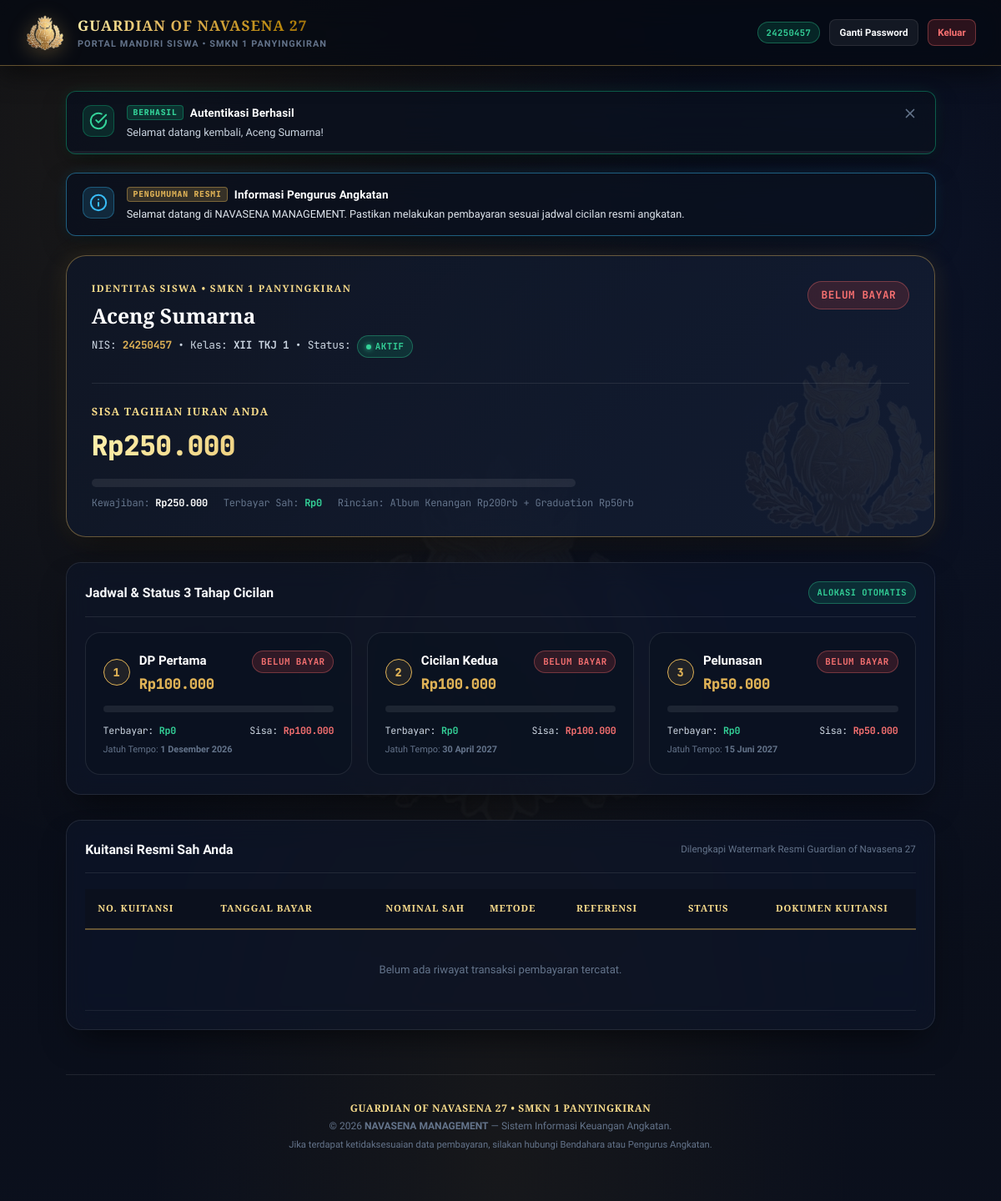
The app's page /portal (signed in) with its own data.
### tables this page shows
CREATE TABLE IF NOT EXISTS `students` (
    `id` INT AUTO_INCREMENT PRIMARY KEY,
    `student_number` VARCHAR(30) NOT NULL UNIQUE,
    `full_name` VARCHAR(100) NOT NULL,
    `class_name` VARCHAR(50) NOT NULL,
    `gender` ENUM('L', 'P') NULL,
    `phone` VARCHAR(25) NULL,
    `email` VARCHAR(100) NULL,
    `status` ENUM('aktif', 'nonaktif') NOT NULL DEFAULT 'aktif',
    `notes` TEXT NULL,
    `created_at` TIMESTAMP DEFAULT CURRENT_TIMESTAMP,
    `updated_at` TIMESTAMP DEFAULT CURRENT_TIMESTAMP ON UPDATE CURRENT_TIMESTAMP,
    INDEX `idx_student_status` (`status`),
    INDEX `idx_student_class` (`class_name`),
    INDEX `idx_student_name` (`full_name`)
);

CREATE TABLE IF NOT EXISTS `settings` (
    `id` INT AUTO_INCREMENT PRIMARY KEY,
    `setting_key` VARCHAR(50) NOT NULL UNIQUE,
    `setting_value` TEXT NOT NULL,
    `description` VARCHAR(255) NULL,
    `created_at` TIMESTAMP DEFAULT CURRENT_TIMESTAMP,
    `updated_at` TIMESTAMP DEFAULT CURRENT_TIMESTAMP ON UPDATE CURRENT_TIMESTAMP
);

CREATE TABLE IF NOT EXISTS `installments` (
    `id` INT AUTO_INCREMENT PRIMARY KEY,
    `stage_number` INT NOT NULL UNIQUE,
    `stage_name` VARCHAR(100) NOT NULL,
    `target_amount` DECIMAL(12,2) NOT NULL,
    `due_date` DATE NULL,
    `description` VARCHAR(255) NULL,
    `is_active` TINYINT(1) NOT NULL DEFAULT 1,
    `created_at` TIMESTAMP DEFAULT CURRENT_TIMESTAMP,
    `updated_at` TIMESTAMP DEFAULT CURRENT_TIMESTAMP ON UPDATE CURRENT_TIMESTAMP
);

### views/portal/index.php (the view, shortened to what the rows shown need)
<?php if (!empty($announcement)): ?>
    <div class="alert alert-info" style="margin-bottom: 1.5rem;">
        <div class="alert-icon-wrapper">
            <svg class="alert-icon" width="22" height="22" viewBox="0 0 24 24" fill="none" stroke="currentColor" stroke-width="2.2" stroke-linecap="round" stroke-linejoin="round">
                <circle cx="12" cy="12" r="10"></circle>
                <line x1="12" y1="16" x2="12" y2="12"></line>
                <line x1="12" y1="8" x2="12.01" y2="8"></line>
            </svg>
        </div>
        <div class="alert-content">
            <div class="alert-header">
                <span class="alert-badge" style="background: rgba(223, 178, 86, 0.2); color: var(--gold-solid); border: 1px solid var(--glass-border-gold);">PENGUMUMAN RESMI</span>
                <strong class="alert-title">Informasi Pengurus Angkatan</strong>
            </div>
            <div class="alert-message" style="color: #E2E8F0;"><?= nl2br(View::e($announcement)) ?></div>
        </div>
    </div>
<?php endif; ?>
<div class="portal-hero-card">
    <div style="display: flex; flex-wrap: wrap; justify-content: space-between; align-items: flex-start; gap: 1rem; position:relative; z-index:2;">
        <div>
            <div style="font-family: var(--font-display); font-size: 0.775rem; font-weight: 700; text-transform: uppercase; color: var(--gold-text); letter-spacing: 0.12em;">
                Identitas Siswa &bull; SMKN 1 Panyingkiran
            </div>
            <h1 style="font-family: var(--font-display); font-size: 1.65rem; font-weight: 800; color: #FFF; margin: 0.25rem 0;">
                <?= View::e($student['full_name']) ?>
            </h1>
            <div class="tabular-nums" style="font-size: 0.85rem; color: var(--text-secondary); margin-top: 0.2rem;">
                NIS: <strong style="color:var(--gold-solid);"><?= View::e($student['student_number']) ?></strong> &bull; Kelas: <strong><?= View::e($student['class_name']) ?></strong> &bull; Status: <?= View::statusBadge($student['status']) ?>
            </div>
        </div>
    </div>
</div>
<div class="card" style="margin-bottom: 2rem;">
    <div class="card-header">
        <h2 class="card-title">Jadwal &amp; Status 3 Tahap Cicilan</h2>
    </div>
    <div style="display: grid; grid-template-columns: repeat(auto-fit, minmax(300px, 1fr)); gap: 1.25rem;">
        <?php foreach ($stages as $idx => $stg): ?>
            <?php
                $isLunas = ((float)$stg['remaining_amount'] <= 0 && (float)$stg['paid_amount'] >= (float)$stg['target_amount']);
                $isSebagian = ((float)$stg['paid_amount'] > 0 && !$isLunas);
            ?>
            <div class="stage-card" style="border-color: <?= $isLunas ? 'var(--verified-border)' : ($isSebagian ? 'var(--pending-border)' : 'var(--glass-border)') ?>;">
                <div style="display: flex; justify-content: space-between; align-items: flex-start; margin-bottom: 0.5rem;">
                    <div style="display: flex; align-items: center; gap: 0.75rem;">
                        <div class="stage-badge-number"><?= (int)$stg['stage_number'] ?></div>
                        <div>
                            <div style="font-weight: 700; color: #FFF; font-size: 1rem;"><?= View::e($stg['stage_name']) ?></div>
                            <div class="tabular-nums" style="font-weight: 800; font-size: 1.15rem; color: var(--gold-solid); margin-top: 2px;">
                                <?= View::formatRupiah($stg['target_amount']) ?>
                            </div>
                        </div>
                    </div>
                    <div>
                        <?php if ($isLunas): ?>
                            <span class="status-pill status-verified">LUNAS SAH</span>
                        <?php elseif ($isSebagian): ?>
                            <span class="status-pill status-pending">BELUM LUNAS</span>
                        <?php else: ?>
                            <span class="status-pill status-void">BELUM BAYAR</span>
                        <?php endif; ?>
                    </div>
                </div>
                <div class="progress-container" style="height: 8px; margin: 0.85rem 0;">
                </div>
                <div class="tabular-nums" style="display: flex; justify-content: space-between; font-size: 0.775rem; color: var(--text-secondary);">
                    <span>Terbayar: <strong style="color:var(--verified-fg);"><?= View::formatRupiah($stg['paid_amount']) ?></strong></span>
                    <span>Sisa: <strong style="color:var(--void-fg);"><?= View::formatRupiah($stg['remaining_amount']) ?></strong></span>
                </div>
                <div style="font-size: 0.725rem; color: var(--text-muted); margin-top: 0.35rem;">
                    Jatuh Tempo: <strong><?= View::formatDate($stg['due_date']) ?></strong>
                </div>
            </div>
        <?php endforeach; ?>
    </div>
</div>
<div class="card">
    <div class="card-header">
        <h2 class="card-title">Kuitansi Resmi Sah Anda</h2>
    </div>
    <div class="table-responsive">
        <table class="data-table">
            <thead>
                <tr>
                    <th>No. Kuitansi</th>
                    <th>Tanggal Bayar</th>
                    <th class="text-right">Nominal Sah</th>
                    <th>Metode</th>
                    <th>Referensi</th>
                    <th class="text-center">Status</th>
                    <th class="text-center">Dokumen Kuitansi</th>
                </tr>
            </thead>
        </table>
    </div>
</div>

### app/Helpers/View.php (shortened to what the rows shown need)
<?php
class View
{
    public static function render(string $viewPath, array $data = [], string $layout = 'main'): void
    {
        $config = require dirname(__DIR__, 2) . '/config/config.php';
        extract($data);
        $viewsBase = dirname(__DIR__, 2) . '/views/';
        $viewFile = $viewsBase . ltrim($viewPath, '/') . '.php';
        require $viewFile;
        $content = ob_get_clean();
        $layoutHeader = $viewsBase . 'layouts/' . ($layout === 'student' ? 'student_header.php' : 'header.php');
        $layoutFooter = $viewsBase . 'layouts/' . ($layout === 'student' ? 'student_footer.php' : 'footer.php');
        if (file_exists($layoutHeader)) {
            require $layoutHeader;
        }
        echo $content;
        if (file_exists($layoutFooter)) {
            require $layoutFooter;
        }
    }
    public static function url(string $path = ''): string
    {
        $config = require dirname(__DIR__, 2) . '/config/config.php';
        $baseUrl = rtrim($config['base_url'], '/');
        $cleanPath = '/' . ltrim($path, '/');
        return $baseUrl . $cleanPath;
    }
    public static function e(?string $string): string
    {
        return htmlspecialchars((string)$string, ENT_QUOTES, 'UTF-8');
    }
    public static function formatRupiah(float|int|string|null $amount): string
    {
        $val = (float)($amount ?? 0);
        return 'Rp' . number_format($val, 0, ',', '.');
    }
    public static function formatDate(?string $date, bool $withTime = false): string
    {
        $timestamp = strtotime($date);
        $months = [
            1 => 'Januari', 'Februari', 'Maret', 'April', 'Mei', 'Juni',
            'Juli', 'Agustus', 'September', 'Oktober', 'November', 'Desember'
        ];
        $day = date('j', $timestamp);
        $month = (int)date('n', $timestamp);
        $year = date('Y', $timestamp);
        $result = $day . ' ' . ($months[$month] ?? '') . ' ' . $year;
        return $result;
    }
    public static function statusBadge(string $status): string
    {
        $status = strtolower($status);
        return match ($status) {
            'terverifikasi', 'lunas', 'aktif' =>
                '<span class="badge badge-success"><span class="badge-dot"></span>' . ucfirst($status) . '</span>',
            'menunggu_verifikasi', 'sebagian' =>
                '<span class="badge badge-warning"><span class="badge-dot"></span>' . ($status === 'menunggu_verifikasi' ? 'Menunggu' : 'Sebagian') . '</span>',
            'ditolak', 'belum_bayar', 'nonaktif' =>
                '<span class="badge badge-danger"><span class="badge-dot"></span>' . ($status === 'belum_bayar' ? 'Belum Bayar' : ucfirst($status)) . '</span>',
            'dibatalkan' =>
                '<span class="badge badge-secondary"><span class="badge-dot"></span>Dibatalkan</span>',
            default =>
                '<span class="badge badge-neutral">' . htmlspecialchars(ucfirst($status)) . '</span>'
        };
    }
}

### views/layouts/student_header.php (shortened to what the rows shown need)
<?php
$user = Auth::user();
?>
<!DOCTYPE html>
<html lang="id">
<head>
    <link rel="stylesheet" href="<?= View::url('/assets/css/main.css') ?>">
    <link rel="stylesheet" href="<?= View::url('/assets/css/print.css') ?>" media="print">
</head>
<body>
<header class="portal-header-bar">
    <div class="portal-brand-block">
        <img src="<?= View::url('/assets/img/logo.png') ?>" alt="Owl Crest" class="portal-crest-img">
        <div>
            <div style="font-family: var(--font-display); font-size: 1.15rem; font-weight: 800; background: var(--gold-gradient); -webkit-background-clip: text; -webkit-text-fill-color: transparent; letter-spacing: 0.06em;">
                GUARDIAN OF NAVASENA 27
            </div>
            <div style="font-size: 0.725rem; font-weight: 700; color: var(--text-muted); letter-spacing: 0.1em; text-transform: uppercase;">
                Portal Mandiri Siswa &bull; SMKN 1 Panyingkiran
            </div>
        </div>
    </div>
    <div style="display: flex; align-items: center; gap: 0.75rem;">
        <span class="status-pill status-verified" style="font-size:0.7rem; font-family:var(--font-mono);">
            <?= View::e($user['username'] ?? '') ?>
        </span>
        <a href="<?= View::url('/change-password') ?>" class="btn btn-secondary btn-sm">Ganti Password</a>
        <a href="<?= View::url('/logout') ?>" class="btn btn-danger btn-sm" onclick="return confirm('Apakah Anda yakin ingin keluar?')">Keluar</a>
    </div>
</header>
<div class="portal-container-shell">
    <div id="flash-container" class="flash-alert-container">
        <?= Flash::render() ?>
    </div>

### records on screen
students: student_number "24250457", full_name "Aceng Sumarna", class_name "XII TKJ 1", status "AKTIF"
settings: setting_value "Selamat datang di NAVASENA MANAGEMENT. Pastikan melakukan pembayaran sesuai jadwal cicilan resmi angkatan."
installments: stage_number "1", stage_name "DP Pertama", target_amount "Rp100.000", paid_amount "Rp0", due_date "1 Desember 2026"
installments: stage_number "2", stage_name "Cicilan Kedua", target_amount "Rp100.000", paid_amount "Rp0", due_date "30 April 2027"
installments: stage_number "3", stage_name "Pelunasan", target_amount "Rp50.000", paid_amount "Rp0", due_date "15 Juni 2027"

### other values on screen
$config['badge'] "BERHASIL"
$finalTitle "Autentikasi Berhasil"
$finalMessage "Selamat datang kembali, Aceng Sumarna!"
View::formatRupiah($student['remaining_balance']) "Rp250.000"
View::formatRupiah($student['total_obligation']) "Rp250.000"
View::formatRupiah($student['total_paid']) "Rp0"
